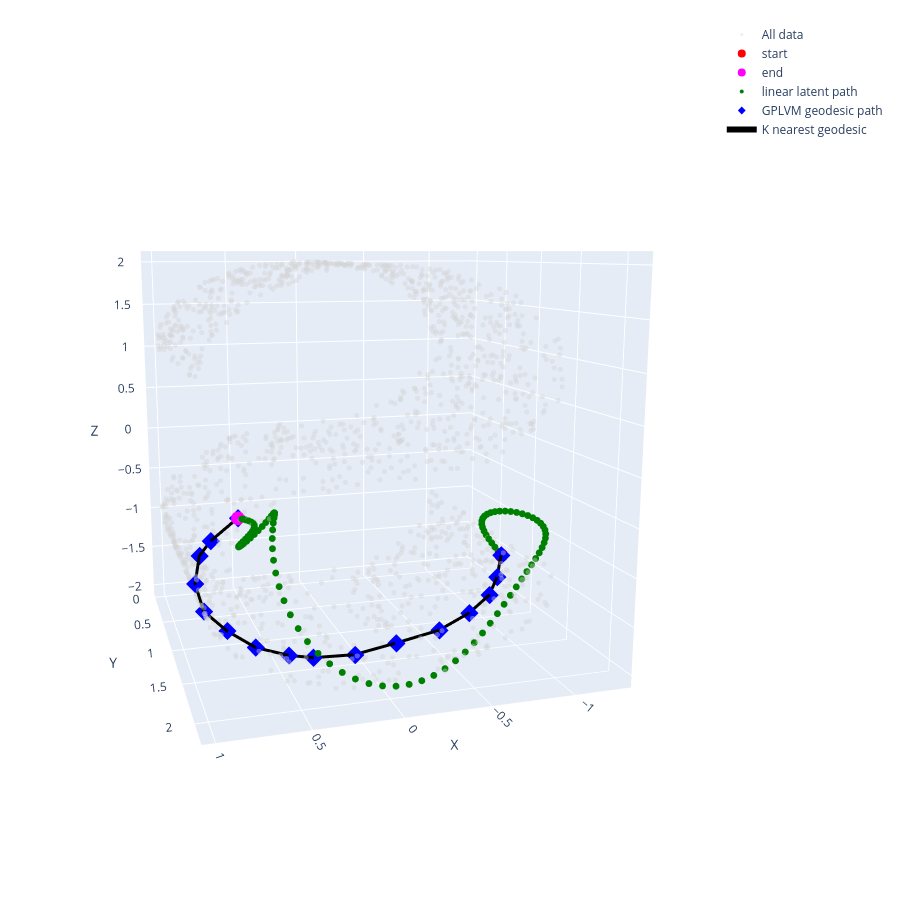

The cell this chart's notebook holds for it:
### Code cell
# Linear interpolation path in latent space
t = np.linspace(0, 1, 100)
path_linear = np.outer(1 - t, x0) + np.outer(t, x1)
Y_linear, _ = gplvm.predict(path_linear)

# Geodesic path in latent space (already computed)
Y_geo_path, _ = gplvm.predict(geo_path)

# # Plot both in data space
# import matplotlib.pyplot as plt
# fig = plt.figure()
# ax = fig.add_subplot(111, projection='3d')
# ax.plot(Y_linear[:,0], Y_linear[:,1], Y_linear[:,2], label='Linear latent path')
# ax.plot(Y_geo_path[:,0], Y_geo_path[:,1], Y_geo_path[:,2], label='Geodesic path')
# ax.legend()
# plt.show()

fig = go.Figure()

# All data points in light gray
fig.add_trace(go.Scatter3d(
    x=Y[:, 0], y=Y[:, 1], z=Y[:, 2],
    mode='markers',
    marker=dict(color='lightgray', opacity=0.4, size=3),
    name='All data'
))

# Start point
fig.add_trace(go.Scatter3d(
    x=[Y[i, 0]], y=[Y[i, 1]], z=[Y[i, 2]],
    mode='markers',
    marker=dict(color='red', size=8),
    name='start'
))

# End point
fig.add_trace(go.Scatter3d(
    x=[Y[j, 0]], y=[Y[j, 1]], z=[Y[j, 2]],
    mode='markers',
    marker=dict(color='magenta', size=8),
    name='end'
))

# Path points in green (original path, as points)
fig.add_trace(go.Scatter3d(
    x=Y_linear[:,0], y=Y_linear[:,1], z=Y_linear[:,2],
    mode='markers',
    marker=dict(color='green', size=4, symbol='circle'),
    name='linear latent path'
))


# Reconstructed path in green (as points)
fig.add_trace(go.Scatter3d(
    x=Y_geo_path[:,0], y=Y_geo_path[:,1], z=Y_geo_path[:,2],
    mode='markers',
    marker=dict(color='blue', size=6, symbol='diamond'),
    name='GPLVM geodesic path'
))

# Geodesic path (if available)
if path_indices is not None:
    path_pts = Y[path_indices]
    fig.add_trace(go.Scatter3d(
        x=path_pts[:, 0], y=path_pts[:, 1], z=path_pts[:, 2],
        mode='lines',
        line=dict(color='black', width=6),
        name='K nearest geodesic'
    ))

fig.update_layout(
    scene=dict(aspectmode='cube', xaxis_title='X', yaxis_title='Y', zaxis_title='Z',camera=dict(eye=dict(x=0.75, y=2.5, z=0.5)) ),
    width=900, height=900, margin=dict(r=30, b=20, l=20, t=20) )


fig.show()

### Figure 1 — Plotly figure (JSON) as saved in the notebook; plotly's stock layout.template omitted (floating-point values rounded to 4 significant figures; data arrays with more than 128 entries replaced by an {"elided": "..."} marker saying what was removed)
{"data": [{"marker": {"color": "lightgray", "opacity": 0.4, "size": 3}, "mode": "markers", "name": "All data", "type": "scatter3d", "x": {"elided": "1500 float values"}, "y": {"elided": "1500 float values"}, "z": {"elided": "1500 float values"}}, {"marker": {"color": "red", "size": 8}, "mode": "markers", "name": "start", "type": "scatter3d", "x": [-0.9798], "y": [1.299], "z": [-1.2]}, {"marker": {"color": "magenta", "size": 8}, "mode": "markers", "name": "end", "type": "scatter3d", "x": [0.7678], "y": [1.703], "z": [-0.3593]}, {"marker": {"color": "green", "size": 4, "symbol": "circle"}, "mode": "markers", "name": "linear latent path", "type": "scatter3d", "x": [-0.9794, -0.9827, -0.986, -0.9894, -0.9932, -0.9977, -1.003, -1.01, -1.018, -1.028, -1.04, -1.054, -1.07, -1.088, -1.108, -1.129, -1.152, -1.174, -1.196, -1.218, -1.237, -1.253, -1.266, -1.275, -1.279, -1.278, -1.271, -1.258, -1.239, -1.215, -1.186, -1.151, -1.112, -1.068, -1.02, -0.9682, -0.913, -0.8544, -0.7925, -0.7272, -0.6587, -0.5869, -0.5118, -0.4336, -0.3525, -0.269, -0.1836, -0.09708, -0.01035, 0.07552, 0.1593, 0.2399, 0.3159, 0.3862, 0.4496, 0.5054, 0.5529, 0.5917, 0.6218, 0.6434, 0.6572, 0.6641, 0.6653, 0.662, 0.6558, 0.6482, 0.6408, 0.6347, 0.6313, 0.6314, 0.6356, 0.6441, 0.6569, 0.6734, 0.693, 0.7146, 0.7372, 0.7595, 0.7802, 0.7982, 0.8127, 0.8229, 0.8283, 0.8289, 0.825, 0.8171, 0.8059, 0.7925, 0.7781, 0.7637, 0.7505, 0.7396, 0.7316, 0.7271, 0.7264, 0.7293, 0.7356, 0.7446, 0.7555, 0.7673], "y": [1.299, 1.246, 1.191, 1.135, 1.08, 1.029, 0.9822, 0.9428, 0.9114, 0.8891, 0.8765, 0.8736, 0.8802, 0.8956, 0.9187, 0.9483, 0.983, 1.021, 1.061, 1.102, 1.142, 1.18, 1.216, 1.248, 1.278, 1.305, 1.328, 1.35, 1.371, 1.391, 1.411, 1.433, 1.457, 1.483, 1.512, 1.544, 1.579, 1.617, 1.658, 1.701, 1.746, 1.791, 1.836, 1.88, 1.923, 1.963, 2.001, 2.035, 2.066, 2.093, 2.115, 2.134, 2.148, 2.158, 2.164, 2.166, 2.165, 2.16, 2.152, 2.142, 2.13, 2.116, 2.1, 2.084, 2.067, 2.051, 2.036, 2.022, 2.01, 2.0, 1.992, 1.987, 1.985, 1.985, 1.987, 1.992, 1.999, 2.006, 2.015, 2.023, 2.032, 2.039, 2.046, 2.05, 2.053, 2.054, 2.052, 2.047, 2.039, 2.029, 2.015, 1.997, 1.976, 1.95, 1.92, 1.886, 1.847, 1.803, 1.755, 1.703], "z": [-1.2, -1.182, -1.163, -1.143, -1.122, -1.101, -1.078, -1.054, -1.029, -1.004, -0.9787, -0.9538, -0.9298, -0.9076, -0.8877, -0.8708, -0.8576, -0.8486, -0.8441, -0.8445, -0.8499, -0.8604, -0.8756, -0.8956, -0.9199, -0.9484, -0.9806, -1.016, -1.056, -1.098, -1.144, -1.193, -1.246, -1.302, -1.361, -1.423, -1.487, -1.553, -1.62, -1.687, -1.751, -1.811, -1.865, -1.91, -1.945, -1.968, -1.976, -1.968, -1.944, -1.902, -1.842, -1.766, -1.674, -1.568, -1.451, -1.325, -1.194, -1.061, -0.928, -0.7997, -0.6787, -0.5677, -0.4688, -0.3839, -0.3139, -0.2596, -0.2208, -0.197, -0.187, -0.1894, -0.2023, -0.2235, -0.2509, -0.2822, -0.3152, -0.3478, -0.3783, -0.4051, -0.4271, -0.4435, -0.454, -0.4583, -0.4569, -0.4502, -0.4392, -0.4247, -0.4079, -0.39, -0.372, -0.3551, -0.3401, -0.328, -0.3193, -0.3143, -0.3133, -0.3162, -0.3228, -0.3326, -0.3451, -0.3597]}, {"marker": {"color": "blue", "size": 6, "symbol": "diamond"}, "mode": "markers", "name": "GPLVM geodesic path", "type": "scatter3d", "x": [-0.9794, -0.9182, -0.8362, -0.6956, -0.4956, -0.224, 0.05769, 0.3216, 0.4693, 0.6651, 0.8164, 0.9586, 1.0, 0.9674, 0.9107, 0.7673], "y": [1.299, 1.378, 1.448, 1.465, 1.477, 1.461, 1.531, 1.569, 1.583, 1.6, 1.554, 1.653, 1.641, 1.611, 1.657, 1.703], "z": [-1.2, -1.399, -1.549, -1.72, -1.87, -1.974, -1.998, -1.947, -1.883, -1.747, -1.575, -1.285, -1.007, -0.7489, -0.5867, -0.3597]}, {"line": {"color": "black", "width": 6}, "mode": "lines", "name": "K nearest geodesic", "type": "scatter3d", "x": [-0.9798, -0.9173, -0.8362, -0.695, -0.4949, -0.2224, 0.06096, 0.3207, 0.4695, 0.664, 0.8177, 0.9585, 1.0, 0.9679, 0.9107, 0.7678], "y": [1.299, 1.378, 1.449, 1.466, 1.477, 1.458, 1.527, 1.57, 1.583, 1.602, 1.554, 1.653, 1.642, 1.611, 1.657, 1.703], "z": [-1.2, -1.398, -1.548, -1.719, -1.869, -1.975, -1.998, -1.947, -1.883, -1.748, -1.576, -1.285, -1.007, -0.7486, -0.5869, -0.3593]}], "layout": {"height": 900, "margin": {"b": 20, "l": 20, "r": 30, "t": 20}, "scene": {"aspectmode": "cube", "camera": {"eye": {"x": 0.75, "y": 2.5, "z": 0.5}}, "xaxis": {"title": {"text": "X"}}, "yaxis": {"title": {"text": "Y"}}, "zaxis": {"title": {"text": "Z"}}}, "width": 900}}
